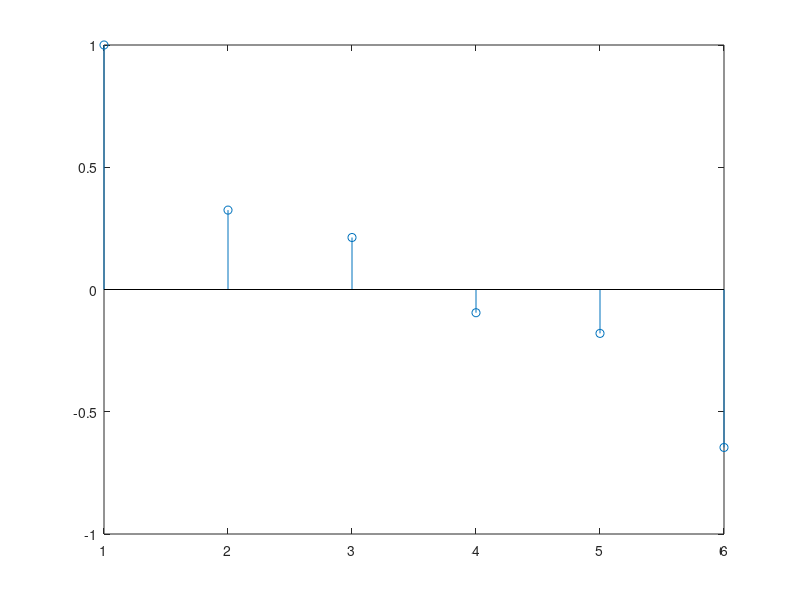
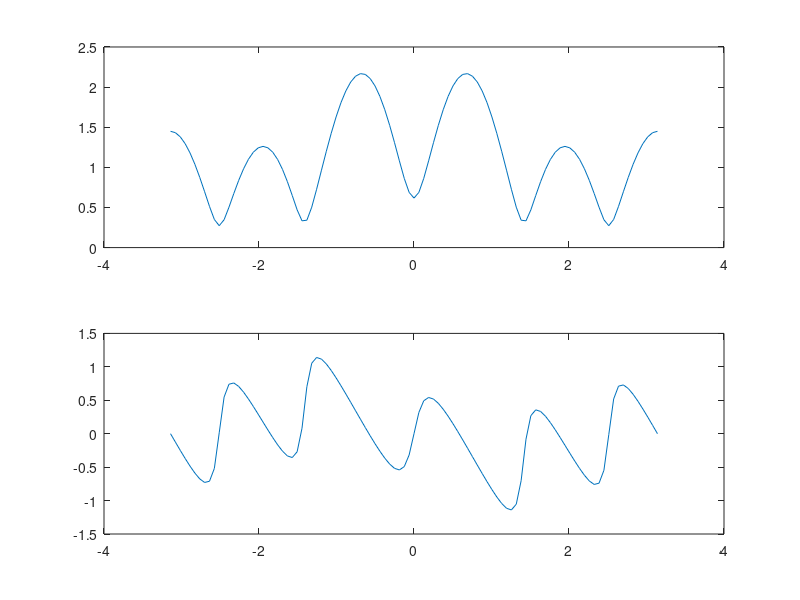
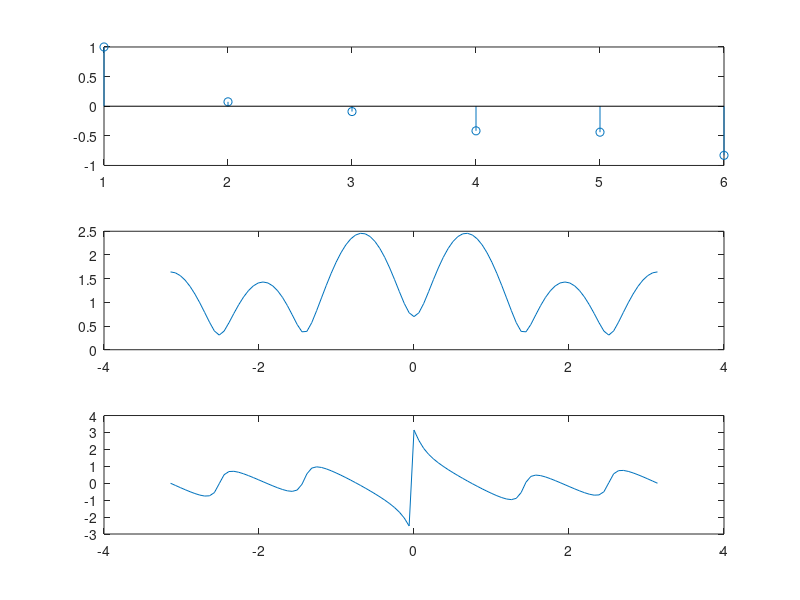
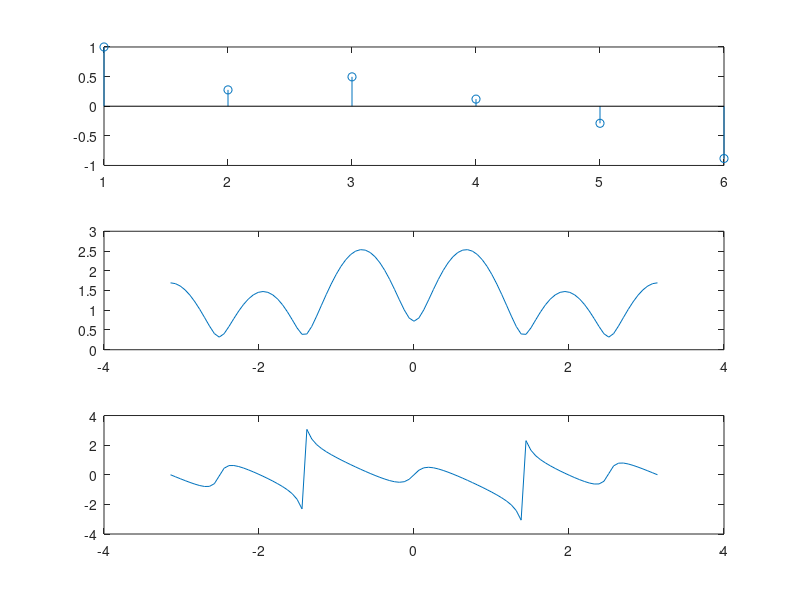

Source code (MATLAB) for these figures, in order: (Note: this script raises an error after producing the figures.)
clc;
clear;
%% -----------Q(a)-------------

%variables initialize
r1 = exp(-1/8);
r2 = 0.925;
r3 = r2;
R1 = r1;
R2 = r2*exp(1i*0.45*pi);
R3 = r2*exp(-1i*0.45*pi);
R4 = r3*exp(1i*0.8*pi);
R5 = r3*exp(-1i*0.8*pi);

% from the roots to calculate the coefficients of a polynomial
v = [R1;R2;R3;R4;R5];
h = poly(v);

% plot the impulse response
n = 1:6;
figure(1);
stem(n,h);

%% -----------Q(b)-------------
% use the matlab code in lab1
n2 = [-pi:2*pi/100:pi];
h2 = zeros(length(n2),1);
for w = 1:length(n2)
    for k = 1:length(h)
    h2(w) = h2(w)+h(k)*exp(-1*1i*n2(w)*(k-1));
    end
end

%plot the magnitude and phase responses
figure(2);
subplot(2,1,1)
plot(n2,abs(h2));
subplot(2,1,2)
plot(n2,angle(h2));

%% -----------Q(c)&Q(d)-------------
% --------r1------------
r1 = exp(-1/8);
r2 = 0.925;
r3 = r2;
r1 = 1/r1;
R1 = r1;
R2 = r2*exp(1i*0.45*pi);
R3 = r2*exp(-1i*0.45*pi);
R4 = r3*exp(1i*0.8*pi);
R5 = r3*exp(-1i*0.8*pi);
v = [R1;R2;R3;R4;R5];
h_1 = poly(v);

n = 1:6;
figure(3);
subplot(3,1,1);
stem(n,h_1);

n2 = [-pi:2*pi/100:pi];
h2_1 = zeros(length(n2),1);
for w = 1:length(n2)
    for k = 1:length(h_1)
    h2_1(w) = h2_1(w)+h_1(k)*exp(-1*1i*n2(w)*(k-1));
    end
end

%plot the magnitude and phase responses
subplot(3,1,2)
plot(n2,abs(h2_1));
subplot(3,1,3)
plot(n2,angle(h2_1));

% --------r2------------
r1 = exp(-1/8);
r2 = 0.925;
r3 = r2;
r2 = 1/r2;
R1 = r1;
R2 = r2*exp(1i*0.45*pi);
R3 = r2*exp(-1i*0.45*pi);
R4 = r3*exp(1i*0.8*pi);
R5 = r3*exp(-1i*0.8*pi);
v = [R1;R2;R3;R4;R5];
h_2 = poly(v);

n = 1:6;
figure(4);
subplot(3,1,1);
stem(n,h_2);

n2 = [-pi:2*pi/100:pi];
h2_2 = zeros(length(n2),1);
for w = 1:length(n2)
    for k = 1:length(h_1)
    h2_2(w) = h2_2(w)+h_2(k)*exp(-1*1i*n2(w)*(k-1));
    end
end

%plot the magnitude and phase responses
subplot(3,1,2)
plot(n2,abs(h2_2));
subplot(3,1,3)
plot(n2,angle(h2_2));

% --------r3------------
r1 = exp(-1/8);
r2 = 0.925;
r3 = r2;
r3 = 1/r3;
R1 = r1;
R2 = r2*exp(1i*0.45*pi);
R3 = r2*exp(-1i*0.45*pi);
R4 = r3*exp(1i*0.8*pi);
R5 = r3*exp(-1i*0.8*pi);
v = [R1;R2;R3;R4;R5];
h_3 = poly(v);

n = 1:6;
figure(5);
subplot(3,1,1);
stem(n,h_3);

n2 = [-pi:2*pi/100:pi];
h2_3 = zeros(length(n2),1);
for w = 1:length(n2)
    for k = 1:length(h_1)
    h2_3(w) = h2_3(w)+h_3(k)*exp(-1*1i*n2(w)*(k-1));
    end
end

%plot the magnitude and phase responses
subplot(3,1,2)
plot(n2,abs(h2_3));
subplot(3,1,3)
plot(n2,angle(h2_3));

% --------r1&r2------------
r1 = exp(-1/8);
r2 = 0.925;
r3 = r2;
r1 = 1/r1;
r2 = 1/r2;
R1 = r1;
R2 = r2*exp(1i*0.45*pi);
R3 = r2*exp(-1i*0.45*pi);
R4 = r3*exp(1i*0.8*pi);
R5 = r3*exp(-1i*0.8*pi);
v = [R1;R2;R3;R4;R5];
h_4 = poly(v);

n = 1:6;
figure(6);
subplot(3,1,1);
stem(n,h_4);

n2 = [-pi:2*pi/100:pi];
h2_4 = zeros(length(n2),1);
for w = 1:length(n2)
    for k = 1:length(h_1)
    h2_4(w) = h2_4(w)+h_4(k)*exp(-1*1i*n2(w)*(k-1));
    end
end

%plot the magnitude and phase responses
subplot(3,1,2)
plot(n2,abs(h2_4));
subplot(3,1,3)
plot(n2,angle(h2_4));

% --------r2&r3------------
r1 = exp(-1/8);
r2 = 0.925;
r3 = r2;
r2 = 1/r2;
r3 = 1/r3;
R1 = r1;
R2 = r2*exp(1i*0.45*pi);
R3 = r2*exp(-1i*0.45*pi);
R4 = r3*exp(1i*0.8*pi);
R5 = r3*exp(-1i*0.8*pi);
v = [R1;R2;R3;R4;R5];
h_5 = poly(v);

n = 1:6;
figure(7);
subplot(3,1,1);
stem(n,h_5);

n2 = [-pi:2*pi/100:pi];
h2_5 = zeros(length(n2),1);
for w = 1:length(n2)
    for k = 1:length(h_1)
    h2_5(w) = h2_5(w)+h_5(k)*exp(-1*1i*n2(w)*(k-1));
    end
end

%plot the magnitude and phase responses
subplot(3,1,2)
plot(n2,abs(h2_5));
subplot(3,1,3)
plot(n2,angle(h2_5));

% --------r1&r3------------
r1 = exp(-1/8);
r2 = 0.925;
r3 = r2;
r1 = 1/r1;
r3 = 1/r3;
R1 = r1;
R2 = r2*exp(1i*0.45*pi);
R3 = r2*exp(-1i*0.45*pi);
R4 = r3*exp(1i*0.8*pi);
R5 = r3*exp(-1i*0.8*pi);
v = [R1;R2;R3;R4;R5];
h_6 = poly(v);

n = 1:6;
figure(8);
subplot(3,1,1);
stem(n,h_6);

n2 = [-pi:2*pi/100:pi];
h2_6 = zeros(length(n2),1);
for w = 1:length(n2)
    for k = 1:length(h_1)
    h2_6(w) = h2_6(w)+h_6(k)*exp(-1*1i*n2(w)*(k-1));
    end
end

%plot the magnitude and phase responses
subplot(3,1,2)
plot(n2,abs(h2_6));
subplot(3,1,3)
plot(n2,angle(h2_6));

% --------r1&r2&r3------------
r1 = exp(-1/8);
r2 = 0.925;
r3 = r2;
r1 = 1/r1;
r2 = 1/r2;
r3 = 1/r3;
R1 = r1;
R2 = r2*exp(1i*0.45*pi);
R3 = r2*exp(-1i*0.45*pi);
R4 = r3*exp(1i*0.8*pi);
R5 = r3*exp(-1i*0.8*pi);
v = [R1;R2;R3;R4;R5];
h_7 = poly(v);

n = 1:6;
figure(9);
subplot(3,1,1);
stem(n,h_7);

n2 = [-pi:2*pi/100:pi];
h2_7 = zeros(length(n2),1);
for w = 1:length(n2)
    for k = 1:length(h_1)
    h2_7(w) = h2_7(w)+h_7(k)*exp(-1*1i*n2(w)*(k-1));
    end
end

%plot the magnitude and phase responses
subplot(3,1,2)
plot(n2,abs(h2_7));
subplot(3,1,3)
plot(n2,angle(h2_7));

%Question(c): Only the original filter has the minimum phase. And we can 
%know which response belongs to which system by simply analysing the phase
%response.

%Question(d): The original system has the minimum sum of the noms of
%the response i.e.sum(abs(h(n))), which means it has the minimum power.
%% -----------Q(e)-------------
%----------rounded to integer---------
h_8 = zeros(6,1);
h_8(1) = round(h(1),0);
h_8(2) = round(h(2),0);
h_8(3) = round(h(3),0);
h_8(4) = round(h(4),0);
h_8(5) = round(h(5),0);
h_8(6) = round(h(6),0);

n = 1:6;
figure(10);
subplot(3,1,1);
stem(n,h_8);

n2 = [-pi:2*pi/100:pi];
h2_8 = zeros(length(n2),1);
for w = 1:length(n2)
    for k = 1:length(h_1)
    h2_8(w) = h2_8(w)+h_8(k)*exp(-1*1i*n2(w)*(k-1));
    end
end

%plot the magnitude and phase responses
subplot(3,1,2)
plot(n2,abs(h2_8));
subplot(3,1,3)
plot(n2,angle(h2_8));

%----------rounded to 1 number of decimal places----------
h_9 = zeros(6,1);
h_9(1) = round(h(1),1);
h_9(2) = round(h(2),1);
h_9(3) = round(h(3),1);
h_9(4) = round(h(4),1);
h_9(5) = round(h(5),1);
h_9(6) = round(h(6),1);

n = 1:6;
figure(11);
subplot(3,1,1);
stem(n,h_9);

n2 = [-pi:2*pi/100:pi];
h2_9 = zeros(length(n2),1);
for w = 1:length(n2)
    for k = 1:length(h_1)
    h2_9(w) = h2_9(w)+h_9(k)*exp(-1*1i*n2(w)*(k-1));
    end
end

%plot the magnitude and phase responses
subplot(3,1,2)
plot(n2,abs(h2_9));
subplot(3,1,3)
plot(n2,angle(h2_9));

%----------rounded to 2 number of decimal places----------
h_10 = zeros(6,1);
h_10(1) = round(h(1),2);
h_10(2) = round(h(2),2);
h_10(3) = round(h(3),2);
h_10(4) = round(h(4),2);
h_10(5) = round(h(5),2);
h_10(6) = round(h(6),2);

n = 1:6;
figure(12);
subplot(3,1,1);
stem(n,h_10);

n2 = [-pi:2*pi/100:pi];
h2_10 = zeros(length(n2),1);
for w = 1:length(n2)
    for k = 1:length(h_1)
    h2_10(w) = h2_10(w)+h_10(k)*exp(-1*1i*n2(w)*(k-1));
    end
end

%plot the magnitude and phase responses
subplot(3,1,2)
plot(n2,abs(h2_10));
subplot(3,1,3)
plot(n2,angle(h2_10));

%Not much difference between the systems with the different numbers of
%decimal.
A = [1];
figure(13);
subplot(2,2,1);
zplane(h,A);
subplot(2,2,2);
zplane(h_8',A);
subplot(2,2,3);
zplane(h_9',A);
subplot(2,2,4);
zplane(h_10',A);






